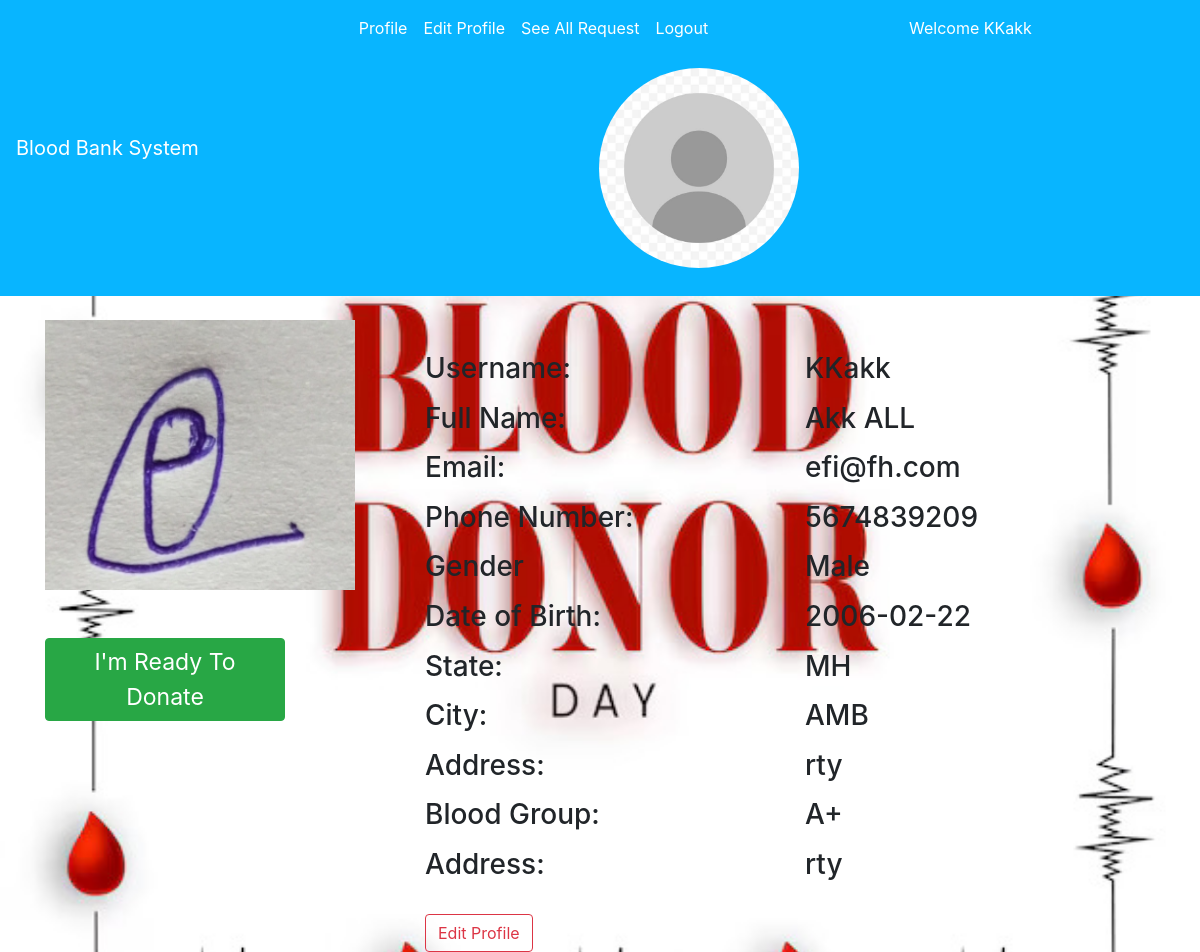
The app's page /profile/ (signed in) with its own data.
### bloodbankapp/models.py (models this page shows, shortened)
class Donor(models.Model):
    donor = models.OneToOneField(User, on_delete=models.CASCADE, blank=True, null=True)
    date_of_birth = models.CharField(max_length=100)
    phone = models.CharField(max_length=10)
    city = models.CharField(max_length=100)
    state = models.CharField(max_length=100)
    address = models.TextField(max_length=500, default="")
    blood_group = models.ForeignKey(BloodGroup, on_delete=models.CASCADE)
    gender = models.CharField(max_length=10)
    image = models.ImageField(upload_to="")
    ready_to_donate = models.BooleanField(default=True)

class BloodGroup(models.Model):
    name = models.CharField(max_length=5)
    def __str__(self):
        return self.name

### bloodbankapp/views.py (the view)
# urls.py: path('profile/', views.profile, name='profile'),
@login_required(login_url='/login')
def profile(request):
    try:
        donor_profile = Donor.objects.get(donor=request.user)
        return render(request, "profile.html", {'donor_profile': donor_profile})
    except Donor.DoesNotExist:
        return redirect('/')

### bloodbankapp/templates/profile.html (shortened to what this page needs)
{% extends 'base.html' %}
{% block body %}
<div class="container">
    <div class="row">
        <div class="col-md-4">
            <div>
                <img src="{{donor_profile.image.url}}" alt="" width="310px" height="270px">
                <br><br><br>
                {% if donor_profile.ready_to_donate %}
                <a href="/change_status/" class="btn btn-success" style="width: 15rem; font-size: 23px;">I'm Ready To Donate</a>
              {% else %}
                <a href="/change_status/" class="btn btn-danger" style="width: 15rem; font-size: 19px;">I'm Not Ready To Donate</a>
              {% endif %}
            </div>
        </div>
        <div class="col-md-8">
            <div>
                <div>
                    <br>
                    <div class="row mt-2">
                        <div class="col-md-6">
                            <h3>Username:</h3>
                        </div>
                        <div class="col-md-6">
                            <h3>{{user}}</h3>
                        </div>
                    </div>
                    <div class="row mt-2">
                        <div class="col-md-6">
                            <h3>Full Name:</h3>
                        </div>
                        <div class="col-md-6">
                            <h3>{{user.get_full_name}}</h3>
                        </div>
                    </div>
                    <div class="row mt-2">
                        <div class="col-md-6">
                            <h3>Email:</h3>
                        </div>
                        <div class="col-md-6">
                            <h3>{{user.email}}</h3>
                        </div>
                    </div>
                    <div class="row mt-2">
                        <div class="col-md-6">
                            <h3>Phone Number:</h3>
                        </div>
                        <div class="col-md-6">
                            <h3>{{donor_profile.phone}}</h3>
                        </div>
                    </div>
                    <div class="row mt-2">
                        <div class="col-md-6">
                            <h3>Gender</h3>
                        </div>
                        <div class="col-md-6">
                            <h3>{{donor_profile.gender}}</h3>
                        </div>
                    </div>
                    <div class="row mt-2">
                        <div class="col-md-6">
                            <h3>Date of Birth:</h3>
                        </div>
                        <div class="col-md-6">
                            <h3>{{donor_profile.date_of_birth}}</h3>
                        </div>
                    </div>
                    <div class="row mt-2">
                        <div class="col-md-6">
                            <h3>State:</h3>
                        </div>
                        <div class="col-md-6">
                            <h3>{{donor_profile.state}}</h3>
                        </div>
                    </div>
                    <div class="row mt-2">
                        <div class="col-md-6">
                            <h3>City:</h3>
                        </div>
                        <div class="col-md-6">
                            <h3>{{donor_profile.city}}</h3>
                        </div>
                    </div>
                    <div class="row mt-2">
                        <div class="col-md-6">
                            <h3>Address:</h3>
                        </div>
                        <div class="col-md-6">
                            <h3>{{donor_profile.address}}</h3>
                        </div>
                    </div>
                    <div class="row mt-2">
                        <div class="col-md-6">
                            <h3>Blood Group:</h3>
                        </div>
                        <div class="col-md-6">
                            <h3>{{donor_profile.blood_group}}</h3>
                        </div>
                    </div>
                    <div class="row mt-2">
                        <div class="col-md-6">
                            <h3>Address:</h3>
                        </div>
                        <div class="col-md-6">
                            <h3>{{donor_profile.address}}</h3>
                        </div>
                    </div>
                </div>
                <a href="/edit_profile/" class="btn btn-outline-danger mt-4">Edit Profile</a>
            </div>
        </div>
</div>
</div>
{% endblock %}

### bloodbankapp/templates/base.html (shortened to what this page needs)
<!doctype html>
<html lang="en">
<head>
    {% load static %}
    <link rel="stylesheet" href="https://stackpath.bootstrapcdn.com/bootstrap/4.5.0/css/bootstrap.min.css"
>
</head>
<body>
    <nav class="navbar navbar-expand-lg navbar-dark sticky-top">
        <a class="navbar-brand" href="/">Blood Bank System</a>
        <div class="collapse navbar-collapse" id="navbarNavAltMarkup">
            <div class="container w-75">
                <div class="navbar-nav">
                    {% if request.user.is_authenticated %}
                    <a class="nav-item nav-link active" href="/profile/">Profile</a>
                    <a class="nav-item nav-link active" href="/edit_profile/">Edit Profile</a>
                    <a class="nav-item nav-link active" href="/see_all_request/">See All Request</a>
                    <a class="nav-item nav-link active" href="/logout/">Logout</a>
                    {% endif %}
                </div>
                {% if request.user.is_authenticated %}
                <a href="#" class="nav-item nav-link active" style="color: white;">Welcome {{ request.user }}</a>
                <div class="profile-pic-container">
                    <img src="{% if request.user.profile.profile_picture %}{{ request.user.profile.profile_picture.url }}{% else %}{% static 'profile-img.jpg' %}{% endif %}" alt="Profile Picture">
                </div>
                {% endif %}
            </div>
        </div>
    </nav><br>
    {% block body %}
    {% endblock %}
</body>
</html>

### records on screen
Donor: image (picture), phone "5674839209", gender "Male", date_of_birth "2006-02-22", state "MH", city "AMB", address "rty", blood_group "A+"

### other values on screen
{{ request.user }} "KKakk"
{{ user }} "KKakk"
{{ user.get_full_name }} "Akk ALL"
{{ user.email }} "efi@fh.com"
